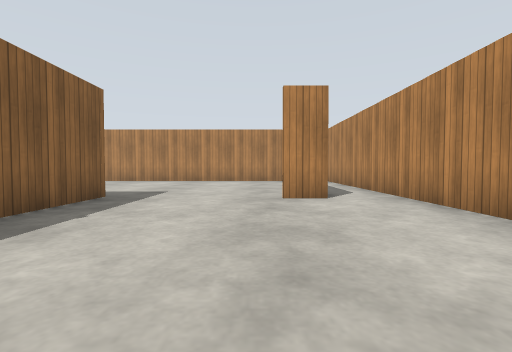
View 1 (above)

22 first-person views from a walk through a robot-simulator world made for Gazebo. The camera is 0.72 m above the floor, tilts 2° down and sees 85° across. The floor is counted in squares, 1 m on a side. Each view is taken from the middle of a square. On the plan, view 1 faces up. The plan holds only what a view shows up to about 10 squares ahead; the rest is blank. The place goes on beyond the plan. Gazebo's built-in surfaces are drawn with simple patterns.

View 2
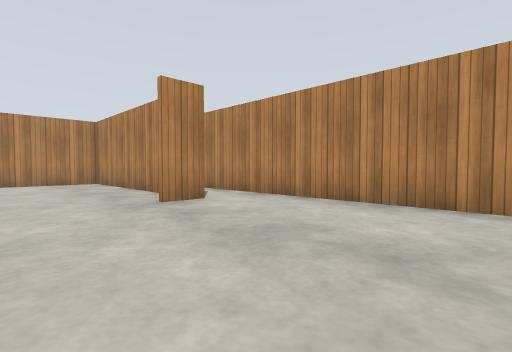

View 3
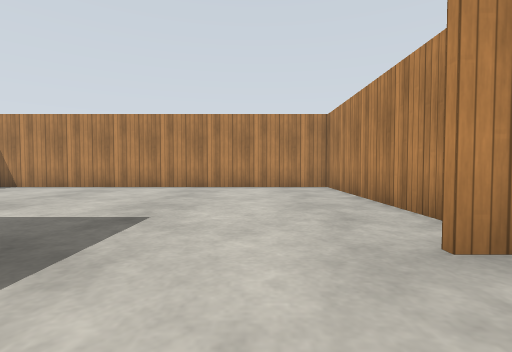

View 4
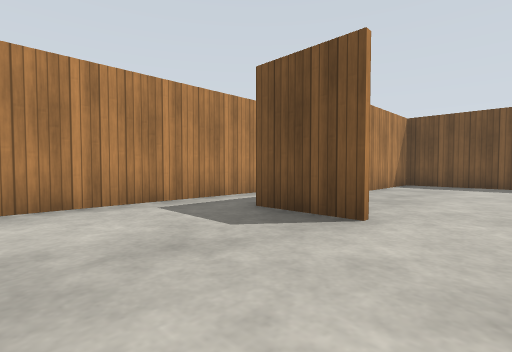

View 5
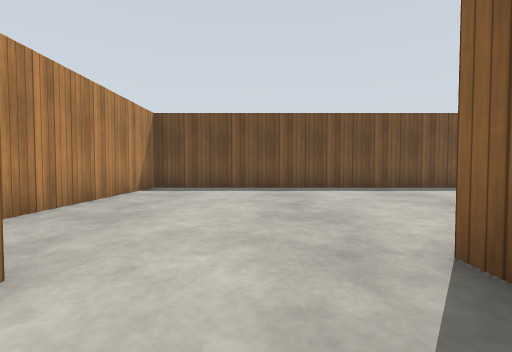

View 6
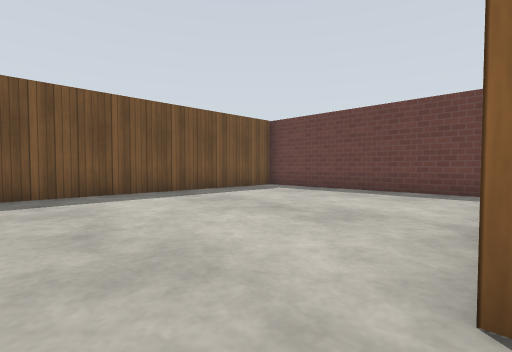

View 7
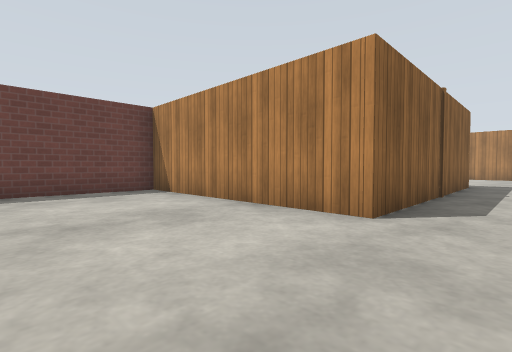

View 8
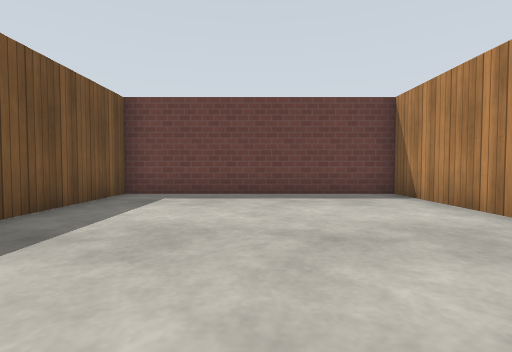

View 9
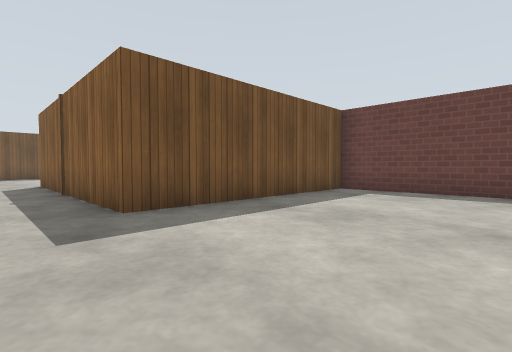

View 10
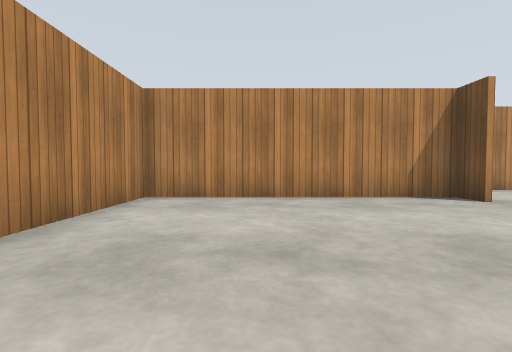

View 11
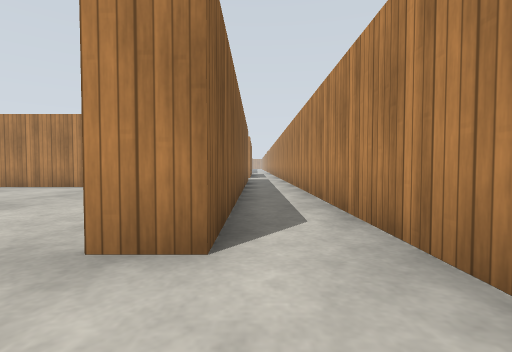

View 12
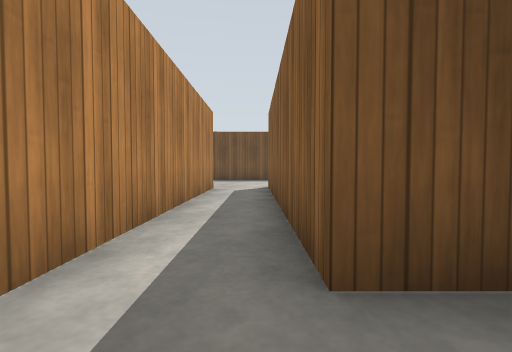

View 13
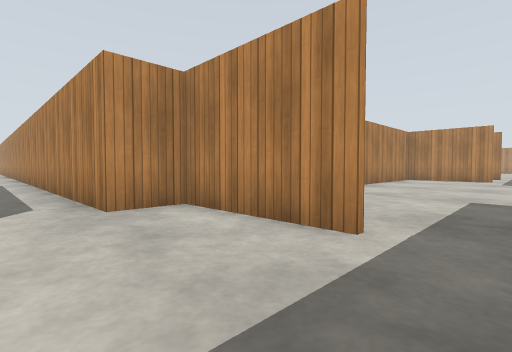

View 14
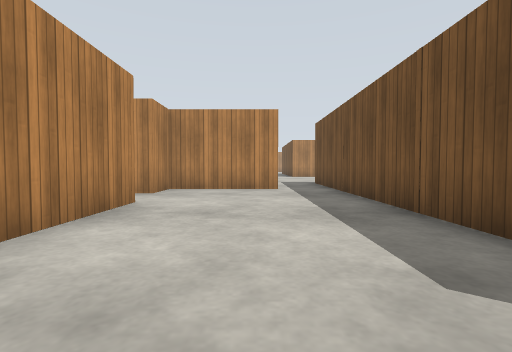

View 15
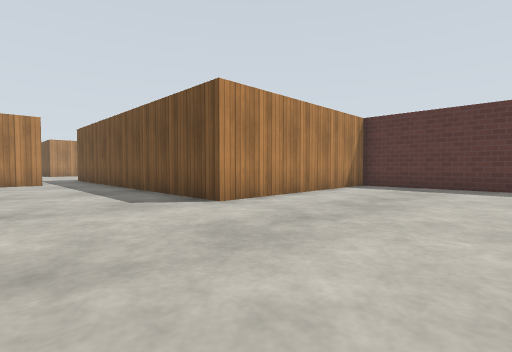

View 16
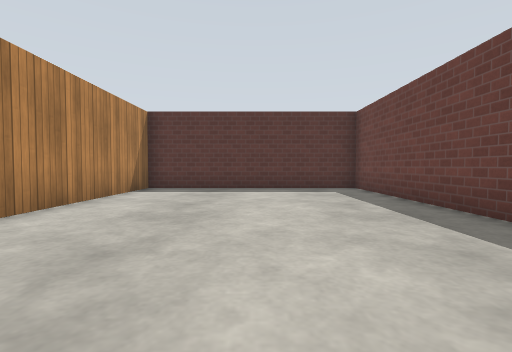

View 17
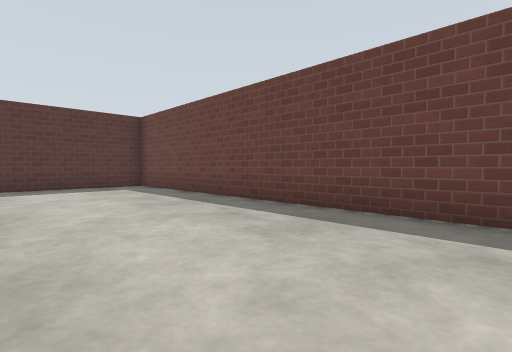

View 18
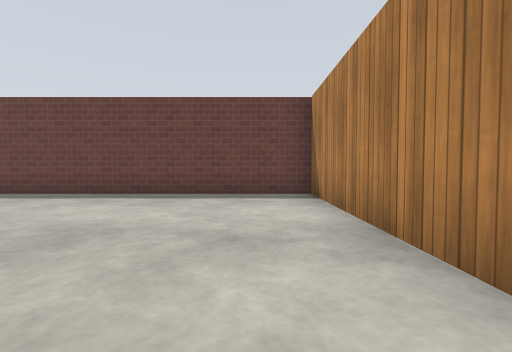

View 19
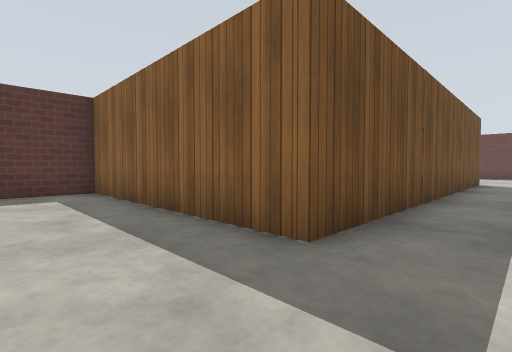

View 20
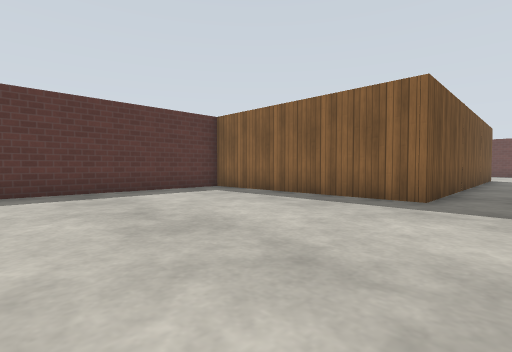

View 21
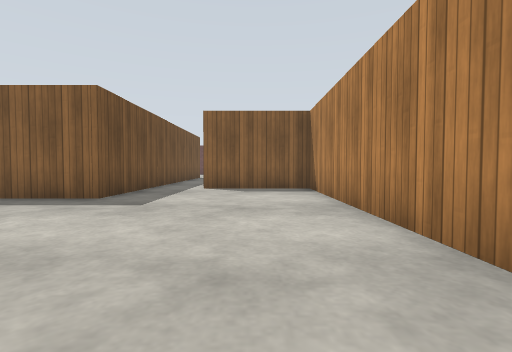

View 22
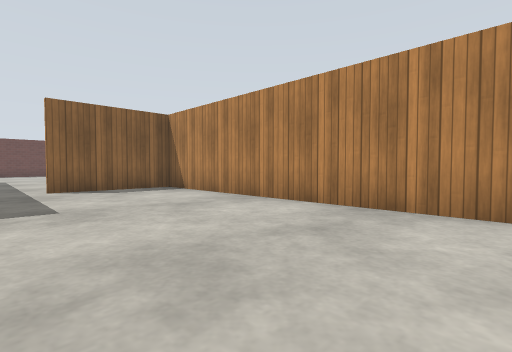

### Floor plan
Points are (right, up) in squares from view 1. A wall is a line through its corners. A room is listed if a view was taken in it or the views show most of it. See-through windows are left out.
Room 1 (views 1, 2, 3, 4, 5, 6, 7, 8, 9, 10, 11, 12)
walls: (-0.5, -0.6) (1.6, -0.6) (1.6, -8.1); (0.5, 6.4) (1.5, 6.4) (1.5, 13.6) (-10.3, 13.6) (-10.3, 6.6) (-3.6, 6.6) (-3.6, -1.2) (-10.3, -1.2) (-10.3, -7); (1.6, 6.2) (0.5, 6.2); (-8.9, -8.4) (1.5, -8.4) (1.5, -2.7); (3.4, -8.3) (3.4, 5.6)
ways out: opening at (3, -8) to room 2; opening at (3, 6)
Room 2 (views 13, 14, 15, 16, 17, 18)
walls: (-4.5, -8.6) (-10.3, -8.6) (-10.3, -20.2) (-3.5, -20.2) (-3.5, -13.5) (4.6, -13.5); (1.6, -8.6) (-1.4, -8.6); (4.8, -11.8) (4.8, -8.3) (3.4, -8.3)
ways out: opening at (3, -8) to room 1; opening at (5, -12.5) to room 3
Room 3 (views 19, 20, 21, 22)
walls: (13.8, -8.3) (5, -8.3) (5, -11.8); (4.6, -13.5) (7.8, -13.5) (7.8, -20.2) (13.7, -20.2)
ways out: opening at (5, -12.5) to room 2

Positions as (right, up) in squares from view 1, and headings:
1: (0, 0), facing up
2: (-2, 1), facing up-right
3: (-1, 4), facing up
4: (-2, 3), facing down-right
5: (-2, 1), facing down
6: (-2, -1), facing down-left
7: (-2, -5), facing up-left
8: (-3, 10), facing left
9: (-2, 11), facing down-left
10: (-5, 11), facing right
11: (2, 4), facing up
12: (2, 1), facing down
13: (2, -13), facing up-right
14: (-4, -11), facing right
15: (-8, -10), facing down-right
16: (-7, -11), facing down
17: (-6, -10), facing down-left
18: (-3, -10), facing left
19: (10, -12), facing down-left
20: (14, -12), facing down-left
21: (14, -10), facing left
22: (14, -13), facing up-left
